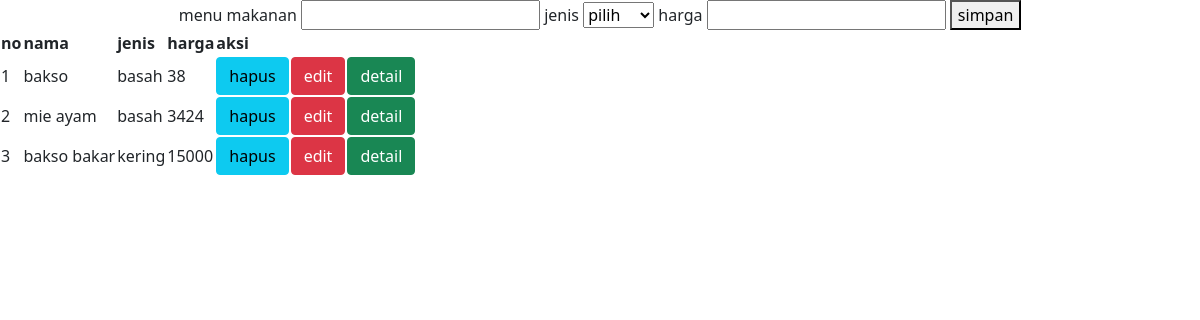
Page /foods/ on the committed database.
### foods/models.py (models this page shows)
class makanan(models.Model):
    jenis = models.CharField(default = '',max_length=30)
    nama = models.TextField(default= '', max_length=30)
    harga = models.IntegerField()

### foods/views.py (the view, shortened to what this page needs)
# urls.py: path('foods/',views.input_makanan),
def input_makanan(req):
    makanan = models.makanan.objects.all()
    return render (req, 'index.makanan/index.html', {
        'data_makanan' :makanan,
        })

### foods/templates/index.makanan/index.html (shortened to what this page needs)
<!DOCTYPE html>
<html lang="en">
<head>
    <link href="https://cdn.jsdelivr.net/npm/bootstrap@5.1.3/dist/css/bootstrap.min.css" rel="stylesheet">
</head>
<body>
    <center>
        <form action="" method="POST">
            <label for="">menu makanan</label>
            <input type="text" name="nama">
            <label for="">jenis</label>
            <select name="jenis" id="">
                <option selected>pilih</option>
            </select>
            <label for="">harga</label>
            <input type="number" name="harga">
            <button type="submit">simpan</button>
        </form>
    </center>
    <section>
        <table class="tabel tabel-bordered">
           <head>
               <th scope="col">no</th>
               <th scope="col">nama</th>
               <th scope="col">jenis</th>
               <th scope="col">harga</th>
               <th scope="col">aksi</th>
           </head>
           <body>
               {%for i in data_makanan%}
               <tr>
                   <td>{{forloop.counter}}</td>
                   <td>{{i.nama}}</td>
                   <td>{{i.jenis}}</td>
                   <td>{{i.harga}}</td>
                   <td><a href="hapus/{{i.id}}"><button type="button" class="btn btn-info">hapus</button></a></td>
                   <td><a href="edit/{{i.id}}"><button type="button" class="btn btn-danger">edit</button></a></td>
                   <td><a href="detai/l{{i.id}}"><button type="button" class="btn btn-success">detail</button></a></td>
               </tr>
               {%endfor%}
           </body>
        </table>
    </section>
</body>
</html>

### rows in the picture
makanan: nama "bakso", jenis "basah", harga "38"
makanan: nama "mie ayam", jenis "basah", harga "3424"
makanan: nama "bakso bakar", jenis "kering", harga "15000"
